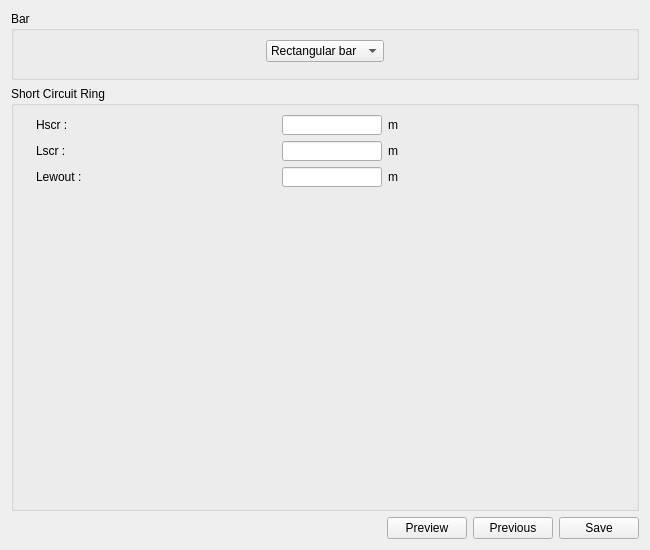
<?xml version="1.0" encoding="UTF-8"?>
<ui version="4.0">
 <class>SBar</class>
 <widget class="QWidget" name="SBar">
  <property name="geometry">
   <rect>
    <x>0</x>
    <y>0</y>
    <width>650</width>
    <height>550</height>
   </rect>
  </property>
  <property name="minimumSize">
   <size>
    <width>650</width>
    <height>550</height>
   </size>
  </property>
  <property name="windowTitle">
   <string>Form</string>
  </property>
  <layout class="QVBoxLayout" name="verticalLayout_2">
   <item>
    <widget class="QGroupBox" name="g_bar">
     <property name="title">
      <string>Bar</string>
     </property>
     <layout class="QVBoxLayout" name="verticalLayout">
      <item>
       <layout class="QHBoxLayout" name="horizontalLayout">
        <item>
         <spacer name="horizontalSpacer">
          <property name="orientation">
           <enum>Qt::Horizontal</enum>
          </property>
          <property name="sizeHint" stdset="0">
           <size>
            <width>40</width>
            <height>20</height>
           </size>
          </property>
         </spacer>
        </item>
        <item>
         <widget class="QComboBox" name="c_bar_type">
          <property name="minimumSize">
           <size>
            <width>100</width>
            <height>0</height>
           </size>
          </property>
          <item>
           <property name="text">
            <string>Rectangular bar</string>
           </property>
          </item>
          <item>
           <property name="text">
            <string>Die cast bar</string>
           </property>
          </item>
         </widget>
        </item>
        <item>
         <spacer name="horizontalSpacer_2">
          <property name="orientation">
           <enum>Qt::Horizontal</enum>
          </property>
          <property name="sizeHint" stdset="0">
           <size>
            <width>40</width>
            <height>20</height>
           </size>
          </property>
         </spacer>
        </item>
       </layout>
      </item>
      <item>
       <widget class="QWidget" name="w_bar" native="true"/>
      </item>
     </layout>
    </widget>
   </item>
   <item>
    <widget class="QGroupBox" name="g_ring">
     <property name="title">
      <string>Short Circuit Ring</string>
     </property>
     <layout class="QHBoxLayout" name="horizontalLayout_2">
      <item>
       <widget class="QLabel" name="img_ring">
        <property name="maximumSize">
         <size>
          <width>300</width>
          <height>300</height>
         </size>
        </property>
        <property name="text">
         <string/>
        </property>
        <property name="pixmap">
         <pixmap resource="../../../Resources/pyleecan.qrc">:/images/images/MachineSetup/Bar/Ring.PNG</pixmap>
        </property>
        <property name="scaledContents">
         <bool>true</bool>
        </property>
       </widget>
      </item>
      <item>
       <layout class="QVBoxLayout" name="verticalLayout_3">
        <item>
         <layout class="QGridLayout" name="gridLayout">
          <item row="2" column="1">
           <widget class="FloatEdit" name="lf_Lewout">
            <property name="minimumSize">
             <size>
              <width>70</width>
              <height>0</height>
             </size>
            </property>
            <property name="maximumSize">
             <size>
              <width>100</width>
              <height>20</height>
             </size>
            </property>
           </widget>
          </item>
          <item row="0" column="2">
           <widget class="QLabel" name="unit_Hscr">
            <property name="minimumSize">
             <size>
              <width>0</width>
              <height>0</height>
             </size>
            </property>
            <property name="text">
             <string>m</string>
            </property>
           </widget>
          </item>
          <item row="1" column="2">
           <widget class="QLabel" name="unit_Lscr">
            <property name="minimumSize">
             <size>
              <width>0</width>
              <height>0</height>
             </size>
            </property>
            <property name="text">
             <string>m</string>
            </property>
           </widget>
          </item>
          <item row="0" column="0">
           <widget class="QLabel" name="in_Hscr">
            <property name="minimumSize">
             <size>
              <width>40</width>
              <height>0</height>
             </size>
            </property>
            <property name="text">
             <string>Hscr :</string>
            </property>
           </widget>
          </item>
          <item row="0" column="1">
           <widget class="FloatEdit" name="lf_Hscr">
            <property name="minimumSize">
             <size>
              <width>70</width>
              <height>0</height>
             </size>
            </property>
            <property name="maximumSize">
             <size>
              <width>100</width>
              <height>20</height>
             </size>
            </property>
           </widget>
          </item>
          <item row="1" column="1">
           <widget class="FloatEdit" name="lf_Lscr">
            <property name="minimumSize">
             <size>
              <width>70</width>
              <height>0</height>
             </size>
            </property>
            <property name="maximumSize">
             <size>
              <width>100</width>
              <height>20</height>
             </size>
            </property>
           </widget>
          </item>
          <item row="2" column="2">
           <widget class="QLabel" name="unit_Lewout">
            <property name="minimumSize">
             <size>
              <width>0</width>
              <height>0</height>
             </size>
            </property>
            <property name="text">
             <string>m</string>
            </property>
           </widget>
          </item>
          <item row="2" column="0">
           <widget class="QLabel" name="in_Lewout">
            <property name="minimumSize">
             <size>
              <width>40</width>
              <height>0</height>
             </size>
            </property>
            <property name="text">
             <string>Lewout :</string>
            </property>
           </widget>
          </item>
          <item row="1" column="0">
           <widget class="QLabel" name="in_Lscr">
            <property name="minimumSize">
             <size>
              <width>40</width>
              <height>0</height>
             </size>
            </property>
            <property name="text">
             <string>Lscr :</string>
            </property>
           </widget>
          </item>
         </layout>
        </item>
        <item>
         <widget class="WMatSelect" name="w_mat" native="true"/>
        </item>
        <item>
         <spacer name="verticalSpacer">
          <property name="orientation">
           <enum>Qt::Vertical</enum>
          </property>
          <property name="sizeHint" stdset="0">
           <size>
            <width>20</width>
            <height>40</height>
           </size>
          </property>
         </spacer>
        </item>
       </layout>
      </item>
     </layout>
    </widget>
   </item>
   <item>
    <layout class="QHBoxLayout" name="horizontalLayout_3">
     <item>
      <spacer name="horizontalSpacer_3">
       <property name="orientation">
        <enum>Qt::Horizontal</enum>
       </property>
       <property name="sizeHint" stdset="0">
        <size>
         <width>40</width>
         <height>20</height>
        </size>
       </property>
      </spacer>
     </item>
     <item>
      <widget class="QPushButton" name="b_plot">
       <property name="text">
        <string>Preview</string>
       </property>
      </widget>
     </item>
     <item>
      <widget class="QPushButton" name="b_previous">
       <property name="text">
        <string>Previous</string>
       </property>
      </widget>
     </item>
     <item>
      <widget class="QPushButton" name="b_next">
       <property name="enabled">
        <bool>true</bool>
       </property>
       <property name="text">
        <string>Save</string>
       </property>
      </widget>
     </item>
    </layout>
   </item>
  </layout>
 </widget>
 <customwidgets>
  <customwidget>
   <class>FloatEdit</class>
   <extends>QLineEdit</extends>
   <header>.....GUI/Tools/FloatEdit.h</header>
  </customwidget>
  <customwidget>
   <class>WMatSelect</class>
   <extends>QWidget</extends>
   <header>.....GUI.Dialog.DMatLib.WMatSelect.WMatSelect.h</header>
   <container>1</container>
  </customwidget>
 </customwidgets>
 <tabstops>
  <tabstop>lf_Hscr</tabstop>
  <tabstop>lf_Lscr</tabstop>
  <tabstop>lf_Lewout</tabstop>
  <tabstop>b_previous</tabstop>
  <tabstop>b_plot</tabstop>
  <tabstop>c_bar_type</tabstop>
 </tabstops>
 <resources>
  <include location="../../../Resources/pyleecan.qrc"/>
  <include location="../../../Resources/pyleecan.qrc"/>
 </resources>
 <connections/>
</ui>
